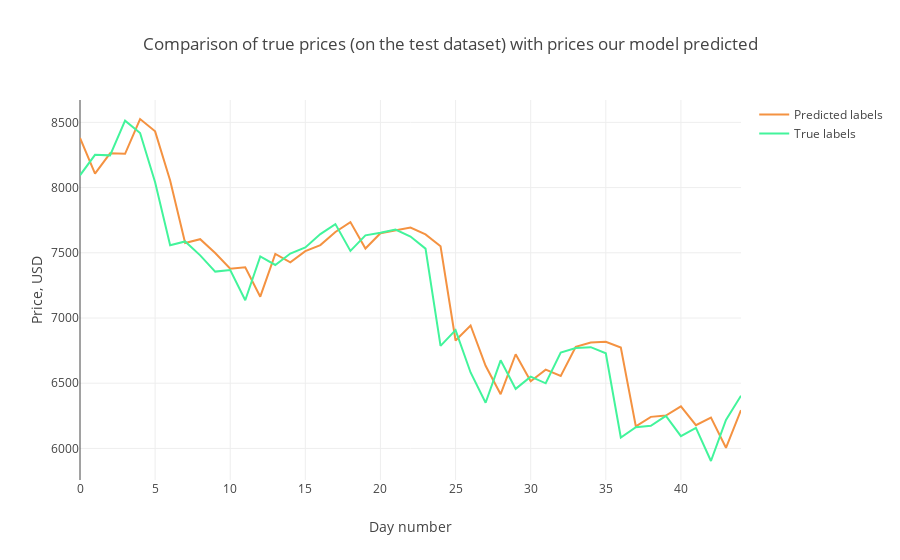

The code cell stored with this chart in its notebook:
### Code cell
trace1 = go.Scatter(
    x = np.arange(0, len(prediction2_inverse), 1),
    y = prediction2_inverse,
    mode = 'lines',
    name = 'Predicted labels',
    line = dict(color=('rgb(244, 146, 65)'), width=2)
)
trace2 = go.Scatter(
    x = np.arange(0, len(Y_test2_inverse), 1),
    y = Y_test2_inverse,
    mode = 'lines',
    name = 'True labels',
    line = dict(color=('rgb(66, 244, 155)'), width=2)
)

data = [trace1, trace2]
layout = dict(title = 'Comparison of true prices (on the test dataset) with prices our model predicted',
             xaxis = dict(title = 'Day number'), yaxis = dict(title = 'Price, USD'))
fig = dict(data=data, layout=layout)
py.iplot(fig, filename='results_demonstrating0')

### Figure 1 — Plotly figure (JSON) as saved in the notebook; plotly's stock layout.template omitted (floating-point values rounded to 4 significant figures)
{"data": [{"line": {"color": "rgb(244, 146, 65)", "width": 2}, "mode": "lines", "name": "Predicted labels", "type": "scatter", "uid": "ab196fba-b5a8-11e8-b8ee-34363b7b9e5a", "x": [0, 1, 2, 3, 4, 5, 6, 7, 8, 9, 10, 11, 12, 13, 14, 15, 16, 17, 18, 19, 20, 21, 22, 23, 24, 25, 26, 27, 28, 29, 30, 31, 32, 33, 34, 35, 36, 37, 38, 39, 40, 41, 42, 43, 44], "y": [8381.0, 8107.0, 8263.0, 8259.0, 8526.0, 8431.0, 8054.0, 7575.0, 7604.0, 7499.0, 7377.0, 7389.0, 7164.0, 7491.0, 7427.0, 7513.0, 7559.0, 7659.0, 7735.0, 7533.0, 7650.0, 7670.0, 7694.0, 7641.0, 7550.0, 6827.0, 6943.0, 6634.0, 6416.0, 6722.0, 6516.0, 6604.0, 6556.0, 6778.0, 6812.0, 6818.0, 6774.0, 6169.0, 6242.0, 6252.0, 6322.0, 6179.0, 6237.0, 6005.0, 6294.0]}, {"line": {"color": "rgb(66, 244, 155)", "width": 2}, "mode": "lines", "name": "True labels", "type": "scatter", "uid": "ab1973d4-b5a8-11e8-b39f-34363b7b9e5a", "x": [0, 1, 2, 3, 4, 5, 6, 7, 8, 9, 10, 11, 12, 13, 14, 15, 16, 17, 18, 19, 20, 21, 22, 23, 24, 25, 26, 27, 28, 29, 30, 31, 32, 33, 34, 35, 36, 37, 38, 39, 40, 41, 42, 43, 44], "y": [8094.0, 8251.0, 8247.0, 8513.0, 8419.0, 8042.0, 7558.0, 7587.0, 7480.0, 7356.0, 7368.0, 7136.0, 7473.0, 7407.0, 7494.0, 7541.0, 7643.0, 7720.0, 7514.0, 7634.0, 7654.0, 7678.0, 7625.0, 7532.0, 6786.0, 6907.0, 6582.0, 6350.0, 6675.0, 6457.0, 6550.0, 6499.0, 6735.0, 6770.0, 6777.0, 6730.0, 6084.0, 6162.0, 6173.0, 6249.0, 6094.0, 6157.0, 5903.0, 6218.0, 6404]}], "layout": {"title": "Comparison of true prices (on the test dataset) with prices our model predicted", "xaxis": {"title": "Day number"}, "yaxis": {"title": "Price, USD"}}}
